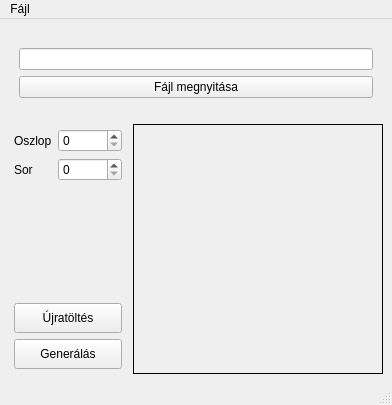
<?xml version="1.0" encoding="UTF-8"?>
<ui version="4.0">
 <class>MainWindow</class>
 <widget class="QMainWindow" name="MainWindow">
  <property name="geometry">
   <rect>
    <x>0</x>
    <y>0</y>
    <width>392</width>
    <height>389</height>
   </rect>
  </property>
  <property name="maximumSize">
   <size>
    <width>392</width>
    <height>389</height>
   </size>
  </property>
  <property name="windowTitle">
   <string>DataMatrix Wizard</string>
  </property>
  <property name="windowIcon">
   <iconset resource="../resources.qrc">
    <normaloff>:/img/logo</normaloff>:/img/logo</iconset>
  </property>
  <widget class="QWidget" name="centralwidget">
   <property name="maximumSize">
    <size>
     <width>640</width>
     <height>640</height>
    </size>
   </property>
   <layout class="QVBoxLayout" name="verticalLayout_2" stretch="1,3">
    <item>
     <layout class="QVBoxLayout" name="verticalLayout_4">
      <property name="leftMargin">
       <number>10</number>
      </property>
      <property name="topMargin">
       <number>20</number>
      </property>
      <property name="rightMargin">
       <number>10</number>
      </property>
      <property name="bottomMargin">
       <number>20</number>
      </property>
      <item>
       <widget class="QLineEdit" name="line_edit_file_path"/>
      </item>
      <item>
       <widget class="QPushButton" name="button_open_file">
        <property name="text">
         <string>Fájl megnyitása</string>
        </property>
       </widget>
      </item>
     </layout>
    </item>
    <item>
     <layout class="QHBoxLayout" name="horizontalLayout_2">
      <item>
       <layout class="QVBoxLayout" name="verticalLayout_3">
        <property name="leftMargin">
         <number>5</number>
        </property>
        <property name="topMargin">
         <number>5</number>
        </property>
        <property name="rightMargin">
         <number>5</number>
        </property>
        <property name="bottomMargin">
         <number>5</number>
        </property>
        <item>
         <layout class="QFormLayout" name="formLayout">
          <item row="0" column="0">
           <widget class="QLabel" name="label">
            <property name="text">
             <string>Oszlop</string>
            </property>
           </widget>
          </item>
          <item row="1" column="1">
           <widget class="QSpinBox" name="spinbox_row"/>
          </item>
          <item row="1" column="0">
           <widget class="QLabel" name="label_2">
            <property name="text">
             <string>Sor</string>
            </property>
           </widget>
          </item>
          <item row="0" column="1">
           <widget class="QSpinBox" name="spinbox_column"/>
          </item>
         </layout>
        </item>
        <item>
         <widget class="QPushButton" name="button_reload">
          <property name="minimumSize">
           <size>
            <width>0</width>
            <height>30</height>
           </size>
          </property>
          <property name="text">
           <string>Újratöltés</string>
          </property>
         </widget>
        </item>
        <item>
         <widget class="QPushButton" name="button_generate_dm">
          <property name="minimumSize">
           <size>
            <width>0</width>
            <height>30</height>
           </size>
          </property>
          <property name="text">
           <string>Generálás</string>
          </property>
         </widget>
        </item>
       </layout>
      </item>
      <item>
       <widget class="QLabel" name="label_image">
        <property name="sizePolicy">
         <sizepolicy hsizetype="Fixed" vsizetype="Fixed">
          <horstretch>0</horstretch>
          <verstretch>0</verstretch>
         </sizepolicy>
        </property>
        <property name="minimumSize">
         <size>
          <width>250</width>
          <height>250</height>
         </size>
        </property>
        <property name="frameShape">
         <enum>QFrame::Box</enum>
        </property>
        <property name="frameShadow">
         <enum>QFrame::Plain</enum>
        </property>
        <property name="text">
         <string/>
        </property>
        <property name="alignment">
         <set>Qt::AlignCenter</set>
        </property>
       </widget>
      </item>
     </layout>
    </item>
   </layout>
  </widget>
  <widget class="QStatusBar" name="statusbar"/>
  <widget class="QMenuBar" name="menuBar">
   <property name="geometry">
    <rect>
     <x>0</x>
     <y>0</y>
     <width>392</width>
     <height>22</height>
    </rect>
   </property>
   <widget class="QMenu" name="menuF_jl">
    <property name="title">
     <string>Fájl</string>
    </property>
    <addaction name="action_preferences"/>
    <addaction name="action_exit"/>
   </widget>
   <addaction name="menuF_jl"/>
  </widget>
  <action name="actionExcel_megnyit_sa">
   <property name="text">
    <string>Excel megnyitása</string>
   </property>
  </action>
  <action name="action_preferences">
   <property name="text">
    <string>Beállítások</string>
   </property>
  </action>
  <action name="action_exit">
   <property name="text">
    <string>Kilépés</string>
   </property>
  </action>
 </widget>
 <tabstops>
  <tabstop>line_edit_file_path</tabstop>
 </tabstops>
 <resources>
  <include location="../resources.qrc"/>
 </resources>
 <connections/>
</ui>
